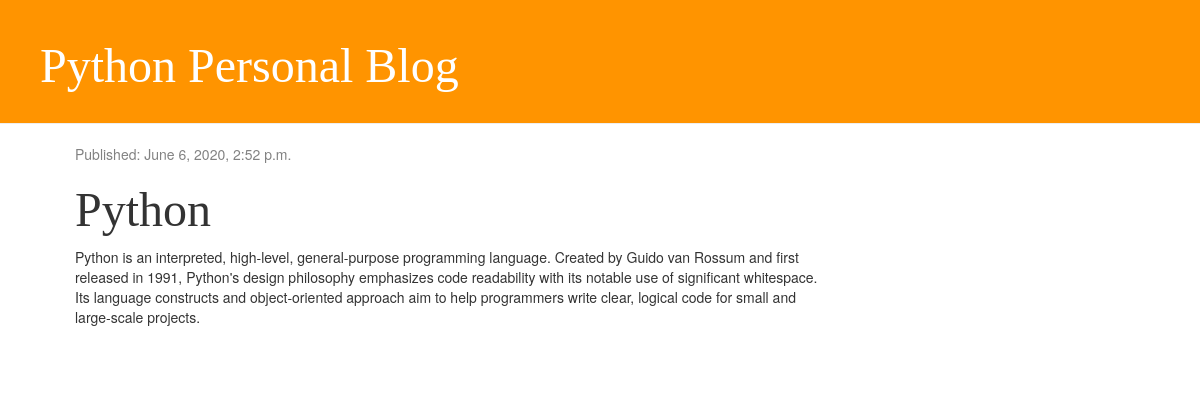
The page /post/3/ on the database as committed earlier.
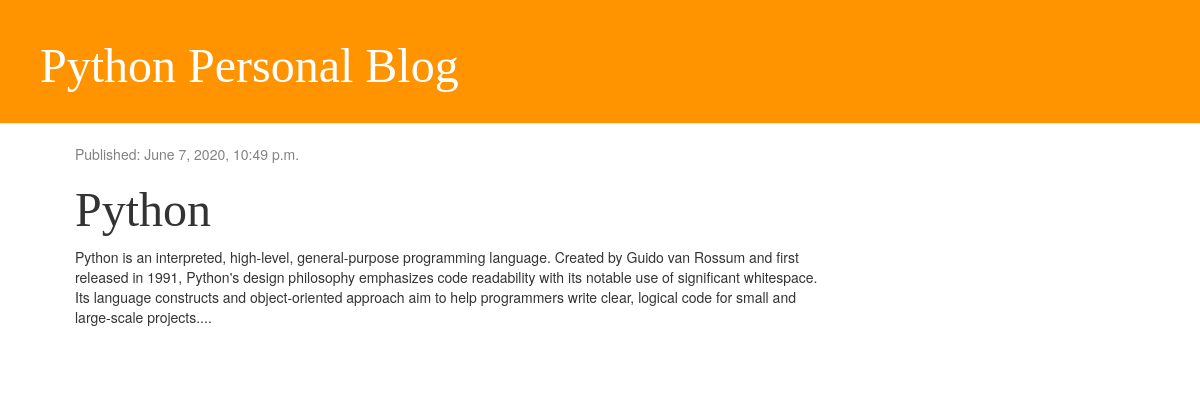
The same page on the database as committed later.
### blog/models.py (models this page shows, shortened)
class Post(models.Model):
    author = models.ForeignKey('auth.User', on_delete=models.CASCADE)
    title = models.CharField(max_length=200)
    text = models.TextField()
    create_date = models.DateTimeField(default=timezone.now)
    published_date = models.DateTimeField(blank=True, null=True)

### blog/views.py (the view)
# urls.py: path('post/<int:pk>/', views.post_detail, name='post_detail'),
def post_detail(request, pk):
    post = get_object_or_404(Post, pk=pk)
    return render(request, 'blog/post_detail.html', {'post': post})

### blog/templates/blog/post_detail.html (shortened to what this page needs)
{% extends 'blog/base.html' %}
{% block content %}
<div class="post">
  {% if post.published_date %}
  <div class="date">
    <p>Published: {{post.published_date}}</p>
  </div>
  {% else %}
  <a href="{% url 'post_publish' pk=post.pk %}" class="btn btn-primary">Publish</a>
  {% endif %}
  <div>
    <h1>{{post.title}}</h1>
    <p>{{post.text}}</p>
  </div>
</div>
{% endblock %}

Rows that differ between the two databases and show on the page:
changed Post "Python": published_date "June 6, 2020, 2:52 p.m." → "June 7, 2020, 10:49 p.m."; text "…for small and large-scale projects." → "…for small and large-scale projects...."
